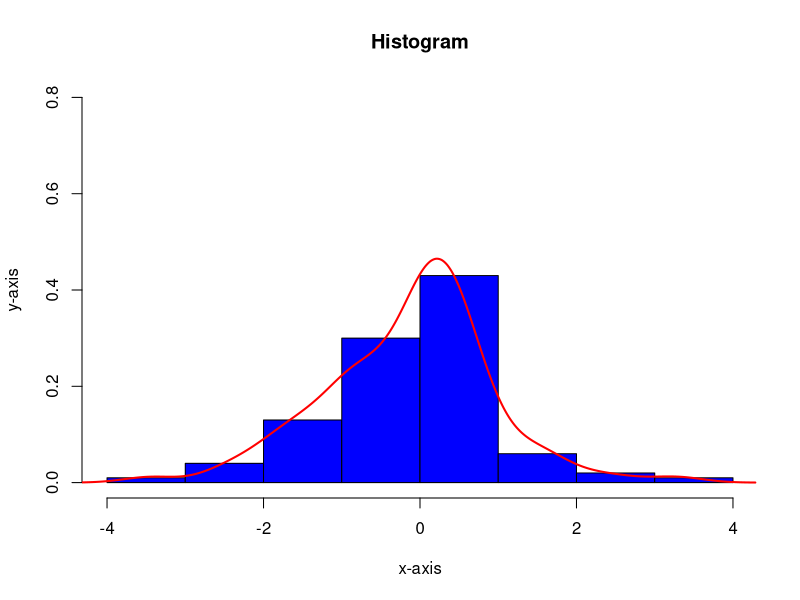

Reproduce this figure in R.
## ---- chunk 1
data<-rnorm(100,mean=0,sd=1)
hist(data,main = "Histogram",probability = TRUE,xlab="x-axis",ylab="y-axis",col="blue",ylim = c(0,0.8))
lines(density(data),col="red",lwd=2)
## ---- chunk 2
#library(maptools)
#library(RColorBrewer)
#my.palette1 <- brewer.pal(n = 12, name = "Set3")
#crswgs84=CRS("+proj=longlat +ellps=WGS84 +datum=WGS84 +no_defs")
#provincias<-readShapePoly("C:/Users/lenovo/Desktop/Msc.Statistics/Blog/sanmath.github.io/SHP/nxprovincias.shp")
#provincias$DPA_DESPRO
#plot(provincias,col=my.palette1,main="Ecuador")
#grid()
